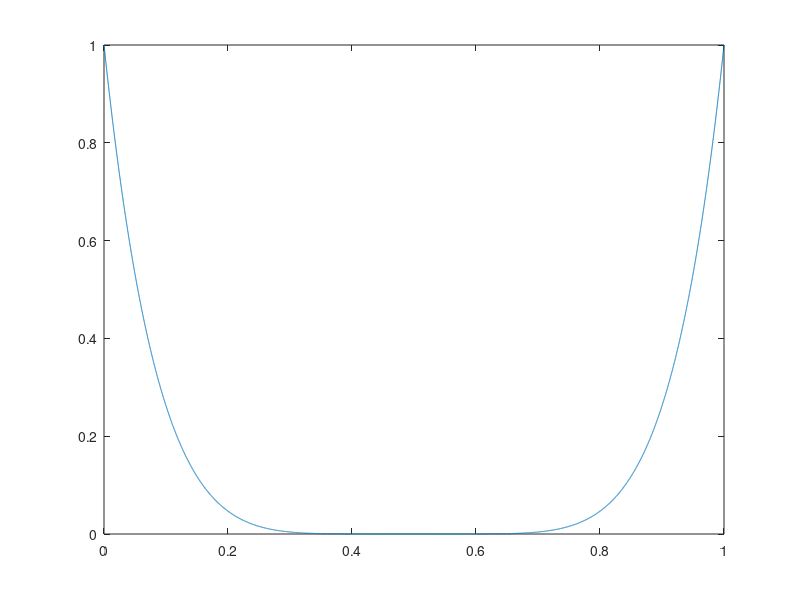

This chart was generated by the following MATLAB code: (Note: this script raises an error after producing the figure.)
clear
close all
clc

n = 101;

m=6;

f = '((x-0.5)./0.5)';
f = inline(f);
x = linspace(0,1,n+1);
x = x(1:n);
F = f;
f = f(x).^m;



X = 0:0.0001:1;
%X = x;

a0 = plot(X,F(X).^m);
hold on
N = length(X);
A = zeros(1,N);
[C,A] = myDFT(f,X);
A = real(A);
a1 = plot(X(1:end-1),A(1:end-1));

M0 = "Original function";
M1 = "Approximation";
legend([a0,a1], [M0,M1]);